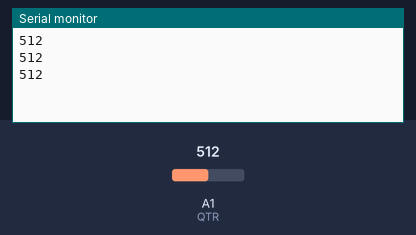
A sketch run on a simulated Arduino Uno, built with avr-gcc and run on an emulated ATmega328P. Shown: the last lines printed to the serial monitor. The inputs (shaded band) are chosen by the test bench; at power-on: A1 (QTR) = 512.

Above: at 1.3 s.
1.4 s: A1 (QTR) set to 716
At 1.9 s:
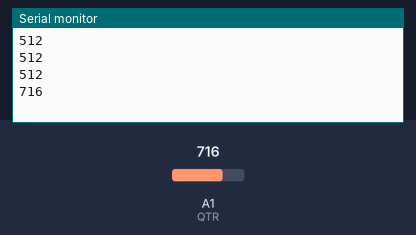
2.9 s: A1 (QTR) set to 900
At 3.4 s:
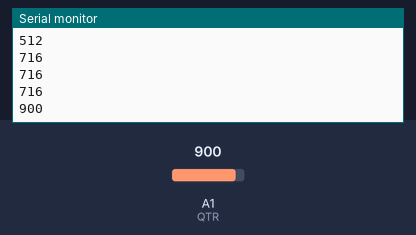
Timing chart, 0 to 5.9 s (numbered marks = the images above; inputs shaded):
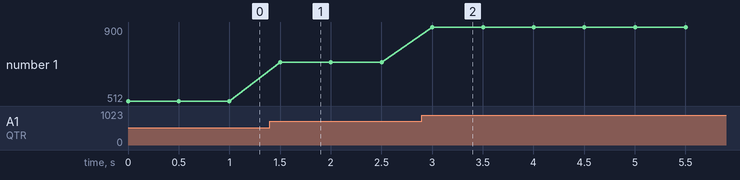

The sketch:

QTR.ino
```cpp
#include <SoftwareSerial.h>

//QTR Variables
int QTR=A1;
int darkness;
int QTRLimit = 200;

void setup() {
  Serial.begin (9600);
}

void loop() {
  darkness=analogRead(QTR);
  Serial.println(darkness);
  delay(500);

}
```

Measured:
- after the input at 1.4 s, the serial monitor: prints a new line after 0.10 s (image 1)
- after the input at 2.9 s, the serial monitor: prints a new line after 0.10 s (image 2)
- plotted number 1: 512 → 716 after the input at 1.4 s, 716 → 900 after the input at 2.9 s
